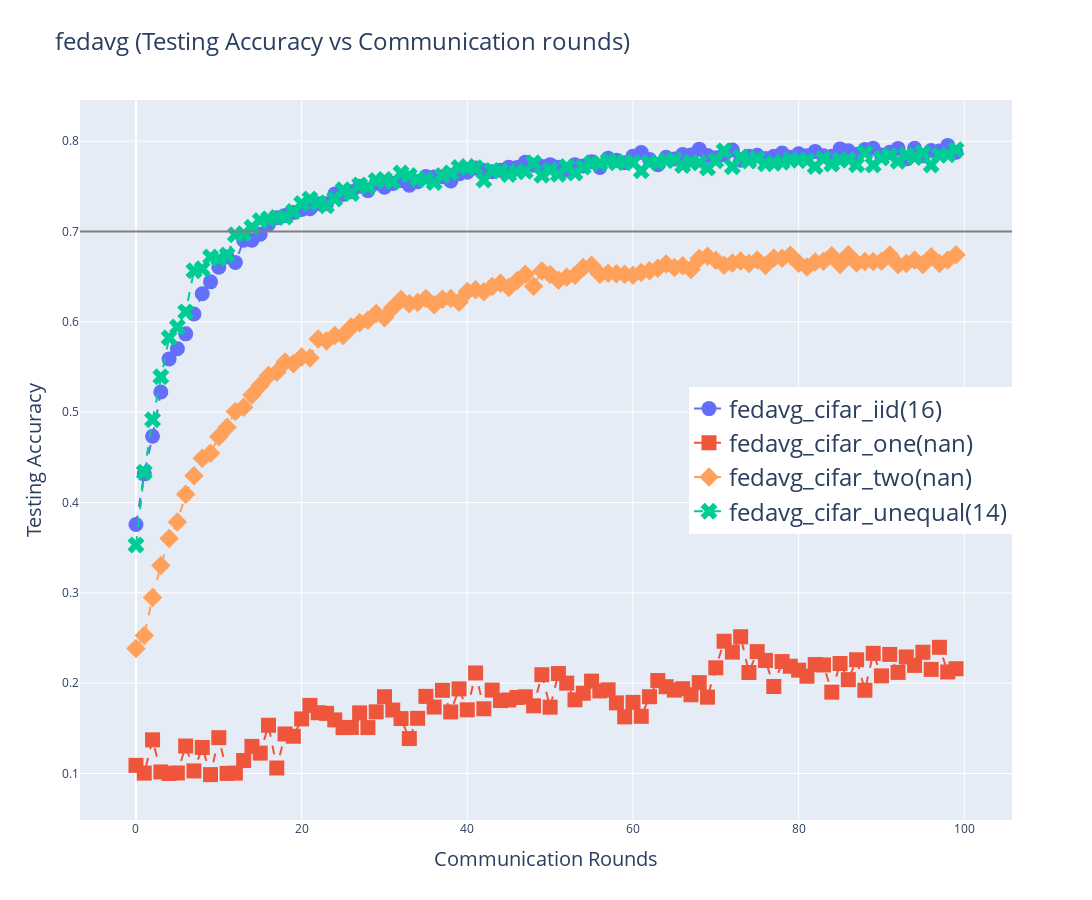
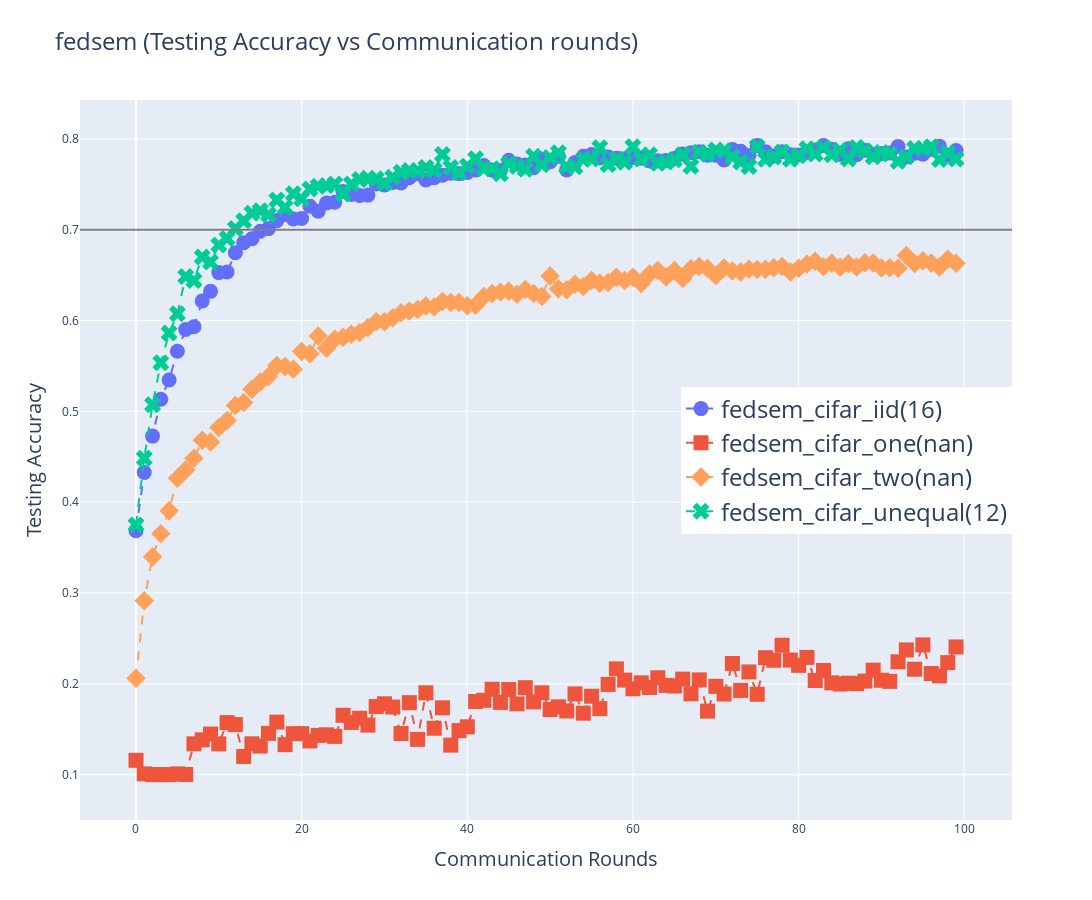
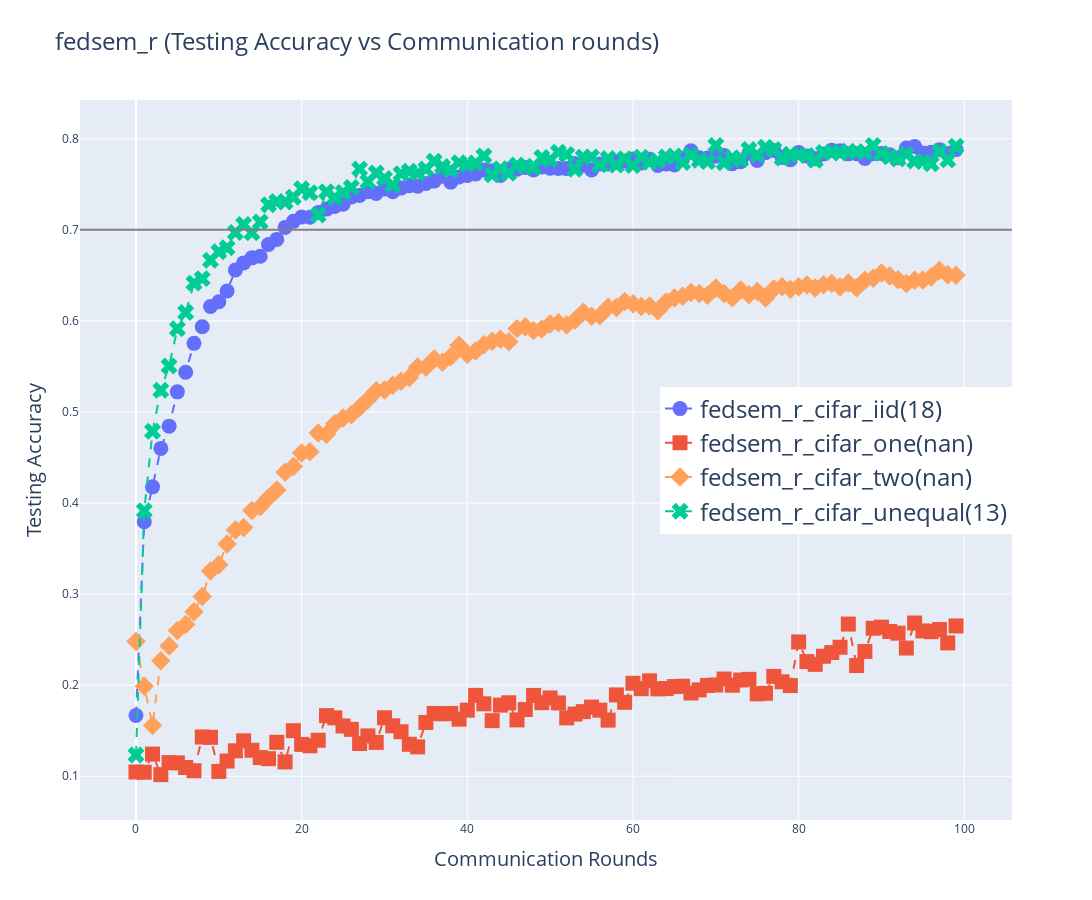
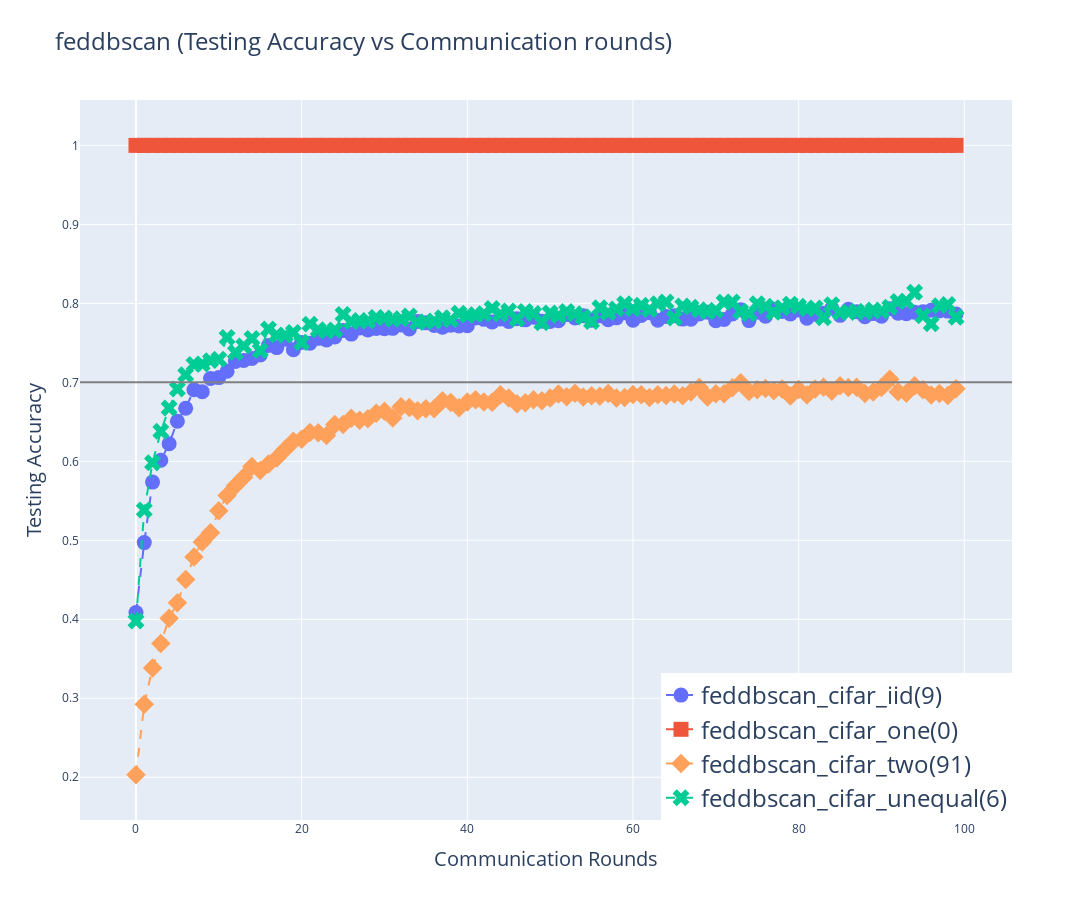

The notebook cell saved with these charts, in order:
### Code cell
import os
import json
import plotly.graph_objs as go
from tqdm import tqdm
import plotly.express as px
import plotly.io as pio

path_to_json_files = '../save/json/cifar/'
# x_len = []
# for folder_name in ['fedavg','fedsem','fedsem_r','feddbscan','feddfs']: 
#     for json_file_name in os.listdir(os.path.join(path_to_json_files, folder_name)):
#         if not json_file_name.endswith('.json'):
#             continue
#         with open(os.path.join(path_to_json_files, folder_name, json_file_name)) as json_file:
#             json_text = json.load(json_file)
#             acc = json_text['test_accuracy']
#             x_len.append(len(acc))
# print(x_len)
for folder_name in tqdm(['fedavg','fedsem','fedsem_r','feddbscan']):
    # if folder_name.startswith('.') or 'others' in folder_name or 'desktop.ini' in folder_name:
    #     continue
    # color = list(go.colors.TABLEAU)  # Using Plotly's color palette
    color_scale = ['#636EFA','#EF553B','#FFA15A','#00CC96' ]
    data = []
    file_names=[]
    i=0
    for json_file_name in sorted(os.listdir(os.path.join(path_to_json_files, folder_name))):
        if not json_file_name.endswith('.json'):
            continue
        file_names.append(json_file_name)
    sorted_names = sorted(file_names, key=lambda x: x[-8:])
    for json_file_name in sorted_names:
        fn_ls = json_file_name.split('.json')[0].split('_')
        with open(os.path.join(path_to_json_files, folder_name, json_file_name)) as json_file:
            json_text = json.load(json_file)
            acc = json_text['test_accuracy']
            # i_idx = json_file_name.find('iid')
            # a_idx = json_file_name.find('_test_')
            # e_idx = json_file_name.find('E[')+2
            # if 'Clusters' in json_file_name:
            #     c_idx = json_file_name.find('Clusters')
            #     label_n = "multi-center({})".format(json_file_name[c_idx + 9:fn_idx - 2]) + json_file_name[fn_idx:-5] + "({})".format(len(acc)) # -2: ]_iid
            # else:
            
            # label_n = f'{folder_name}_cifar_'+json_file_name[i_idx:json_file_name.find('_E[')]+ f"({len(acc)})" # json_file_name[e_idx:json_file_name.find('.json')-1]
            if folder_name == 'fedsem_r':
                label_n = f'{folder_name}_cifar_'+fn_ls[-1]+ f"({fn_ls[3][6:-1]})"
            else:
                label_n = f'{folder_name}_cifar_'+fn_ls[-1]+ f"({fn_ls[2][6:-1]})"
            if len(acc) == 1:
                trace = go.Scatter(
                x = [0,max(x_len)],
                y = acc * 2,
                mode='lines+markers',
                name=label_n,
                line=dict(color=color_scale[len(data)], dash='dash'),
                marker=dict(symbol=symbols[i],size=15))
            else:
                trace = go.Scatter(
                    x=list(range(len(acc))),
                    y=acc,
                    mode='lines+markers',
                    name=label_n,
                    line=dict(color=color_scale[len(data)], dash='dash'),
                    marker=dict(symbol=symbols[i],size=15))
            data.append(trace)
            # eb_idx = json_file_name.find('E[')    
            # img_n = json_file_name[eb_idx:-5]
            i+=1
    if 'feddbscan' in folder_name:
            layout = go.Layout(
            title=dict(text=f'{folder_name} (Testing Accuracy vs Communication rounds)',font=dict(size=24)),
            xaxis=dict(title='Communication Rounds',titlefont=dict(size=20)),
            yaxis=dict(title='Testing Accuracy',titlefont=dict(size=20)),
            legend=dict(x=1, y=0, xanchor='right', yanchor='bottom', font=dict(size=24)),
            shapes=[{'type': 'line', 'x0': 0, 'x1': 1, 'xref': 'paper', 'y0': 0.7, 'y1': 0.7, 'yref': 'y', 'line': {'color': 'gray', 'dash': 'solid'}}]
        )
    else:
        layout = go.Layout(
            title=dict(text=f'{folder_name} (Testing Accuracy vs Communication rounds)',font=dict(size=24)),
            xaxis=dict(title='Communication Rounds',titlefont=dict(size=20)),
            yaxis=dict(title='Testing Accuracy',titlefont=dict(size=20)),
            legend=dict(x=1, y=0.5, xanchor='right', yanchor='middle', font=dict(size=24)),
            shapes=[{'type': 'line', 'x0': 0, 'x1': 1, 'xref': 'paper', 'y0': 0.7, 'y1': 0.7, 'yref': 'y', 'line': {'color': 'gray', 'dash': 'solid'}}]
        )
    # layout = go.Layout(
    #     title=dict(text=f'{folder_name} (Testing Accuracy vs Communication rounds)',font=dict(size=24)),
    #     xaxis=dict(title='Communication Rounds',titlefont=dict(size=20)),
    #     yaxis=dict(title='Testing Accuracy',titlefont=dict(size=20)),
    #     legend=dict(x=1, y=0, xanchor='right', yanchor='bottom', font=dict(size=24)),
    #     shapes=[{'type': 'line', 'x0': 0, 'x1': 1, 'xref': 'paper', 'y0': 0.7, 'y1': 0.7, 'yref': 'y', 'line': {'color': 'gray', 'dash': 'solid'}}]
    # )
    fig = go.Figure(data=data, layout=layout)
    fig.update_layout(width=1200, height=900)
    fig.show()
    # fig.write_image(f'../save/img/comparison/mnist/{folder_name}_test_acc_comparison.png',format='png')
    save_path = "../save/img/comparison/cifar/"
    foldname = folder_name.split('/')
    if len(foldname) > 1:
        fold_path = os.path.join(*foldname[:-1])
        save_path = os.path.join(save_path,fold_path)
    full_path = os.path.join(save_path, foldname[-1] + '.png')
    if not os.path.exists(save_path):
        os.makedirs(save_path)
    pio.write_image(fig, full_path)
